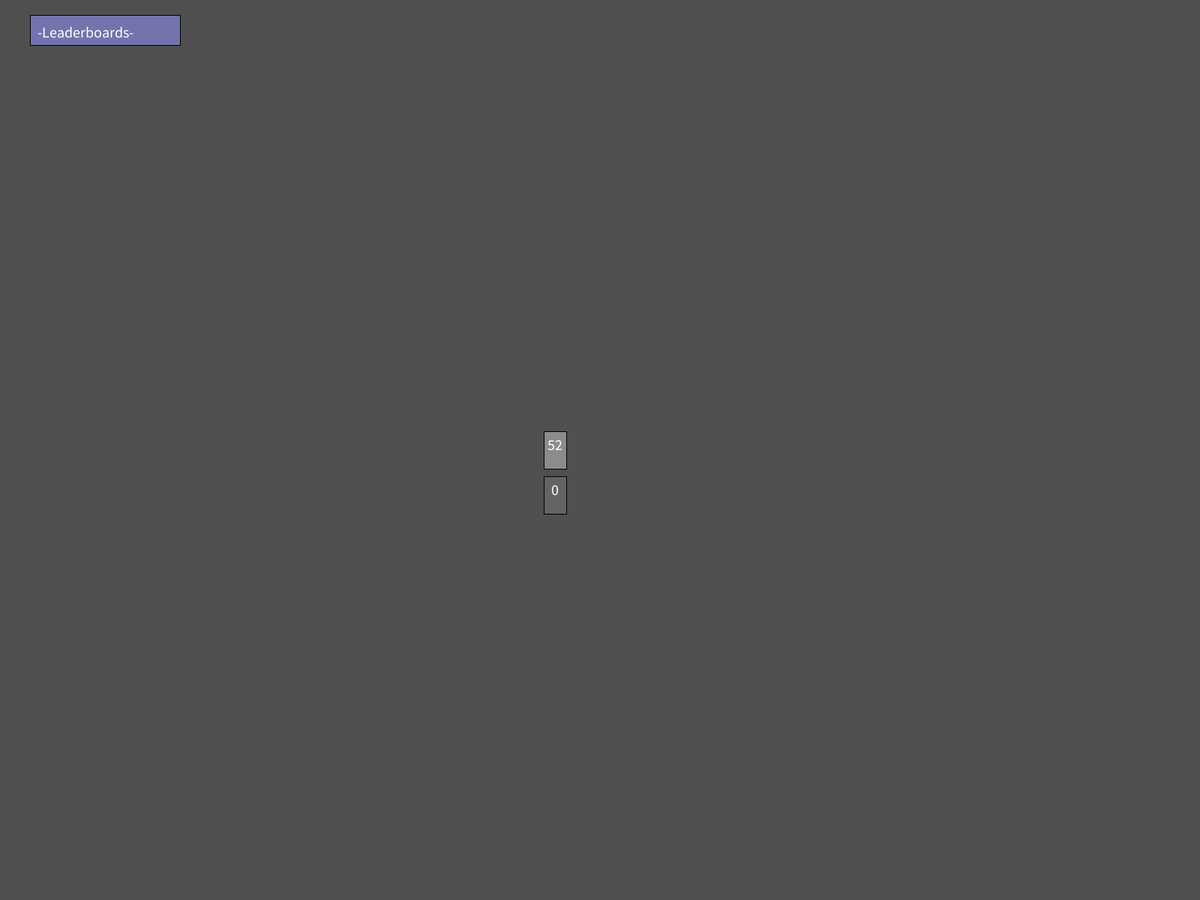
Frame 1 (no input)
Frame 60 (the mouse pressed at the canvas centre just before this capture): identical to frame 1, image omitted
Frame 120 (the mouse held since frame 60 and released just before this capture): identical to frame 1, image omitted

The Processing sketch that drew this single still picture (run headless with seeded random() and noise(); from frame 60 on, the mouse is pressed at the canvas centre):

// Processing sketch: cardGame
// ── cardGame.pde
board gameBoard;
ArrayList<player> players = new ArrayList<player>();
int randomNumber;

void setup(){
    fullScreen();
    gameBoard = new board(0);
}
void draw(){
    gameBoard.displayBoard();
}
void keyPressed(){
    if(key == '1'){
        addPlayers(1);
        println("Player Added");
    }
    if(key == '2'){
        randomNumber = floor(random(0,floor(players.size())));
        players.get(randomNumber).drawRandomCard();
        println("Null Card Added");
    }
    if(key == '3'){
        randomNumber = floor(random(0,floor(players.size())));
        players.get(randomNumber).playSelectCard( players.get(randomNumber).hand.get(0) );
    }
    if(key == '4'){
        gameBoard.clearBoard();
    }

}

/*
Cards are stored as PVectors, with the X value as the VALUE of the card, and the Y value as the SUIT of the card

Suits
------
1 - Spades
2 - Clubs
3 - Hearts
4 - Diamonds

Values
-------
1  - Ace
2  - 2
  ...
10 - 10
11 - J
12 - Q
13 - K

Game Types
-----------
0 - Scat
1 - Poker
2 - Durak
*/

void addPlayers(int numberOfPlayers){
    for(int i=0; i<numberOfPlayers; i++){
        player newPlayer = new player(i);
        players.add(newPlayer);
    }
}

class player{
    ArrayList<PVector> hand = new ArrayList<PVector>();

    boolean handRevealed = false;
    boolean cardExists = false;

    int playerNumber;
    int randNum;

    float score = 0;

    player(int PlayerNumber){
        playerNumber = PlayerNumber;
    }

    boolean cardInHand(PVector card){
        cardExists = false;
        for(int i=0; i<hand.size(); i++){
            if( (hand.get(i).x == card.x) && (hand.get(i).y == card.y) ){
                cardExists = true;
            }
        }
        return cardExists;
    }
    void drawRandomCard(){
        //Draws a random card from the deck
        if(gameBoard.deck.size() > 0){
            randNum = floor( random(0,gameBoard.deck.size()) );
            hand.add( gameBoard.deck.get(randNum) );
            gameBoard.deck.remove( randNum );
        }
        else{
            println("--No more cards in deck--");
        }
    }
    void discardRandomCard(){
        //Discards a random card from player hand
    }
    void drawSelectCard(PVector card){
        //Draws a given card from the deck
        cardExists = gameBoard.cardInDeck(card);
        if(cardExists)
        {
            for(int i=0; i<gameBoard.deck.size(); i++){
                if( (gameBoard.deck.get(i).x == card.x) && (gameBoard.deck.get(i).y == card.y) ){
                    gameBoard.deck.remove(i);
                    hand.add(card);
                    break;
                }
            }
        }
        else{
            println("--Card not in deck--");
        }
    }
    void discardSelectCard(PVector card){
        //Discards a given card from player hand
        cardExists = cardInHand(card);
        if(cardExists)
        {
            for(int i=0; i<hand.size(); i++){
                if( (hand.get(i).x == card.x) && (hand.get(i).y == card.y) ){
                    hand.remove(i);
                    gameBoard.discard.add(card);
                    break;
                }
            }
        }
        else{
            println("--Card not in hand--");
        }
    }
    void removeSelectCard(PVector card){
        for(int i=0; i<hand.size(); i++){
            if( (hand.get(i).x == card.x) && (hand.get(i).y == card.y) ){
                hand.remove(i);
                break;
            }
        }
    }
    void playSelectCard(PVector card){
        cardExists = cardInHand(card);
        if(cardExists)
        {
            gameBoard.inPlay.add(card);
            gameBoard.inPlayer.add(playerNumber);
            removeSelectCard(card);
        }
        else{
            println("--Card not in hand--");
        }
    }
}

class board{
    ArrayList<PVector> inPlay   = new ArrayList<PVector>();
    ArrayList<Integer> inPlayer = new ArrayList<Integer>();
    ArrayList<PVector> discard  = new ArrayList<PVector>();
    ArrayList<PVector> deck     = new ArrayList<PVector>();

    PVector leaderboardPos = new PVector(50,50);

    boolean cardExists = false;

    int gType;

    float boardDispRad  = 2.0*height/5.0;
    float tSize         = 20;

    board(int gameType){
        gType = gameType;
        setupBoard(gType);
    }

    void displayBoard(){
        pushStyle();
        //Background
        background(80,80,80);

        //Show hands
        fill(255,255,255);
        textSize(tSize);
        textAlign(CENTER);
        for(int i=0; i<players.size(); i++){
            text("Player "+(i+1), width/2.0+ (boardDispRad)*(cos(2.0*PI*i / players.size())), height/2.0- 2.0*tSize+(boardDispRad)*(sin(2.0*PI*i / players.size())) );
            for(int j=0; j<players.get(i).hand.size(); j++)
            {
                text(int(players.get(i).hand.get(j).x) +", ", j*(3.0*tSize/2.0)+ width/2.0+ (boardDispRad)*(cos(2.0*PI*i / players.size())), height/2.0+       (boardDispRad)*(sin(2.0*PI*i / players.size())) );
                text(int(players.get(i).hand.get(j).y) +"  ", j*(3.0*tSize/2.0)+ width/2.0+ (boardDispRad)*(cos(2.0*PI*i / players.size())), height/2.0+ tSize+(boardDispRad)*(sin(2.0*PI*i / players.size())) );
            }
        }

        //Show board
        for(int i=0; i<inPlay.size(); i++){
            text(int(inPlay.get(i).x), i*(3.0*tSize/2.0) +width/2.0,        height/2.0);
            text(int(inPlay.get(i).y), i*(3.0*tSize/2.0) +width/2.0, tSize+ height/2.0);
        }

        //Show deck
        rectMode(CENTER);
        fill(140,140,140);
        rect( -(3.0*tSize) +width/2.0, height/2.0, (3.0*tSize/2.0), (5.0*tSize/2.0) );

        fill(255,255,255);
        text(deck.size(), -(3.0*tSize) +width/2.0, height/2.0);

        //Show discard
        rectMode(CENTER);
        fill(100,100,100);
        rect( -(3.0*tSize) +width/2.0, 3.0*tSize+ height/2.0, (3.0*tSize/2.0), (5.0*tSize/2.0) );

        fill(255,255,255);
        text(discard.size(), -(3.0*tSize) +width/2.0, 3.0*tSize+ height/2.0);

        //Show leaderboard
        fill(140,140,240, 150);
        rectMode(CORNER);
        rect(leaderboardPos.x -tSize/2.0, leaderboardPos.y -3.0*tSize/2.0, 200, tSize*(2 + players.size()));

        fill(255,255,255);
        textAlign(LEFT);
        text("-Leaderboards-", leaderboardPos.x, leaderboardPos.y);
        for(int i=0; i<players.size(); i++){
            text("Player " + (i+1) +" -> " + floor(players.get(i).score), leaderboardPos.x, leaderboardPos.y +(i+1)*tSize);
        }
        

        popStyle();
    }
    void setupBoard(int GameType){
        deck.clear();
        if(GameType == 0)
        {
            for(int i=1; i<=4; i++){
                for(int j=1; j<=13; j++){
                    deck.add( new PVector(j,i) );
                }
            }
        }
        if(GameType == 1)
        {
            for(int i=1; i<=4; i++){
                for(int j=1; j<=13; j++){
                    deck.add( new PVector(j,i) );
                }
            }
        }
        if(GameType == 2)
        {
            for(int i=1; i<=4; i++){
                for(int j=6; j<=13; j++){
                    deck.add( new PVector(j,i) );
                }
            }
        }
    }
    boolean cardInDeck(PVector card){
        cardExists = false;
        for(int i=0; i<deck.size(); i++){
            if( (deck.get(i).x == card.x) && (deck.get(i).y == card.y) ){
                cardExists = true;
            }
        }
        return cardExists;
    }
    void calculateRoundScorings(){
        if(gType == 0){
            //pass
        }
        if(gType == 1){
            //pass
        }
        if(gType == 2){
            //pass
        }
        clearBoard();
    }
    void clearBoard(){
        for(int i=0; i<inPlay.size(); i++){
            discard.add( inPlay.get(i) );
        }
        inPlay.clear();
        inPlayer.clear();
    }

}
